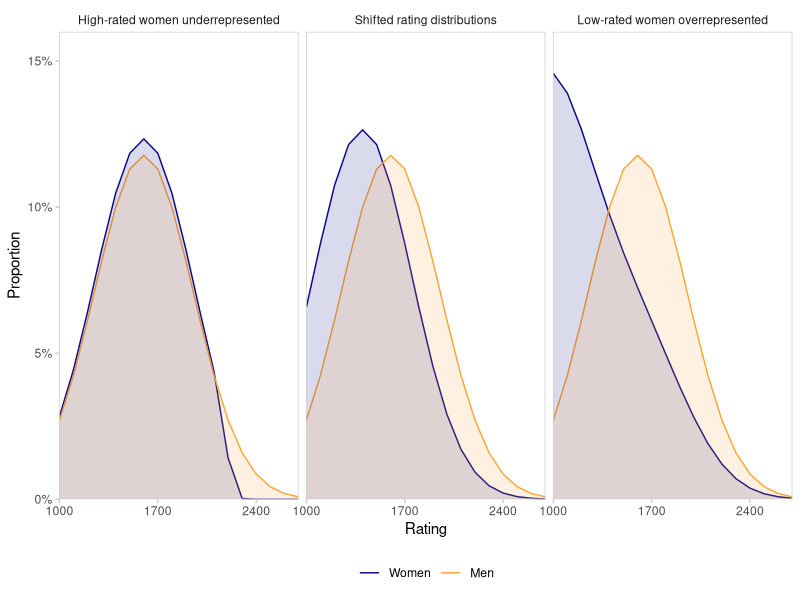

The R source for this figure:
library(tidyverse)


tibble(Rating = seq(1000, 2700, by = 100)) %>%
  mutate(Men_1 = dnorm(Rating, 1600, 350), Men_2 = Men_1, Men_3 = Men_1) %>%
  mutate(Women_1 = Men_1 * (tanh((2200 - Rating) / 50) + 1) / 2) %>%
  mutate(Women_2 = dnorm(Rating, 1400, 350)) %>%
  mutate(Women_3 = Men_1 * (1 + 0.7*exp(-(Rating - 1500) / 180))) %>%
  pivot_longer(!Rating, values_to = "Proportion") %>%
  separate(col = name, into = c("gender", "scenario"), sep = "_") %>%
  mutate(Proportion = Proportion / sum(Proportion), .by = c(gender, scenario)) %>%
  mutate(gender = fct_relevel(gender, "Women", "Men")) %>%
  mutate(scenario = as_factor(case_when(
    scenario == "1" ~ str_c("High-rated women underrepresented"),
    scenario == "2" ~ str_c("Shifted rating distributions"),
    scenario == "3" ~ str_c("Low-rated women overrepresented")
  ))) %>%
  ggplot() +
  geom_line(aes(x = Rating, y = Proportion, colour = gender)) +
  geom_area(aes(x = Rating, y = Proportion, fill = gender),
            alpha = 0.15, position = "identity") +
  scale_x_continuous(expand = c(0, 0), breaks = c(1000, 1700, 2400)) +
  scale_y_continuous(labels = scales::percent, limits = c(0, 0.16),
                     breaks = c(0, 0.05, 0.1, 0.15), expand = c(0, 0)) +
  scale_colour_viridis_d(option = "C", end = 0.8) +
  scale_fill_viridis_d(option = "C", end = 0.8) +
  guides(fill = "none") +
  facet_wrap(~ scenario) +
  theme_minimal() +
  theme(panel.grid = element_blank(),
        axis.line = element_blank(),
        axis.ticks = element_line(colour = "grey80"),
        panel.border = element_rect(colour = "grey80", fill = NA),
        panel.background = element_blank(),
        legend.title = element_blank(),
        legend.position = "bottom",
        strip.background = element_blank(),
        strip.placement = "outside")
#ggsave("figures/conceptual.pdf", width = 7, height = 3)
